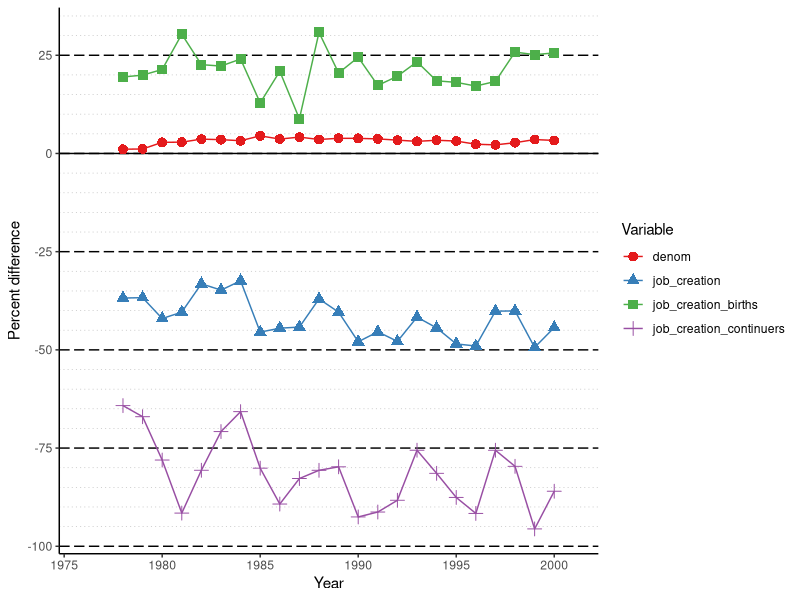
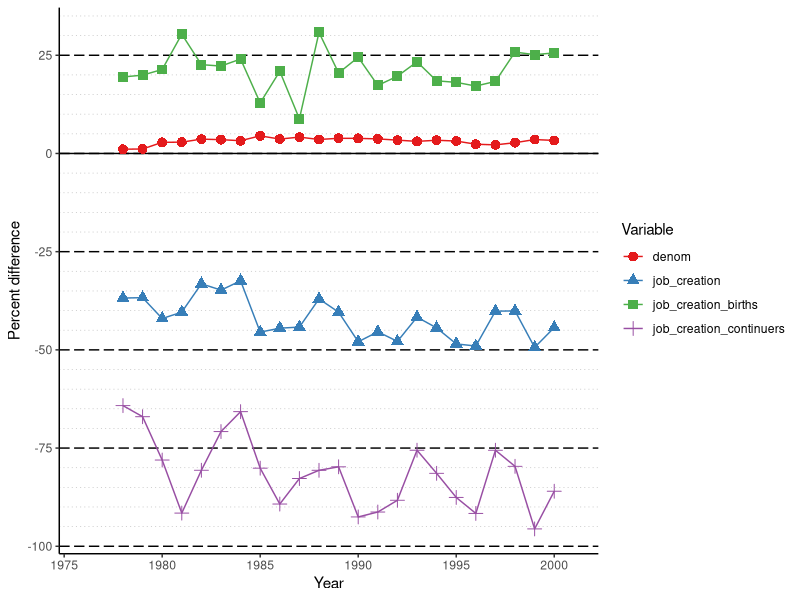
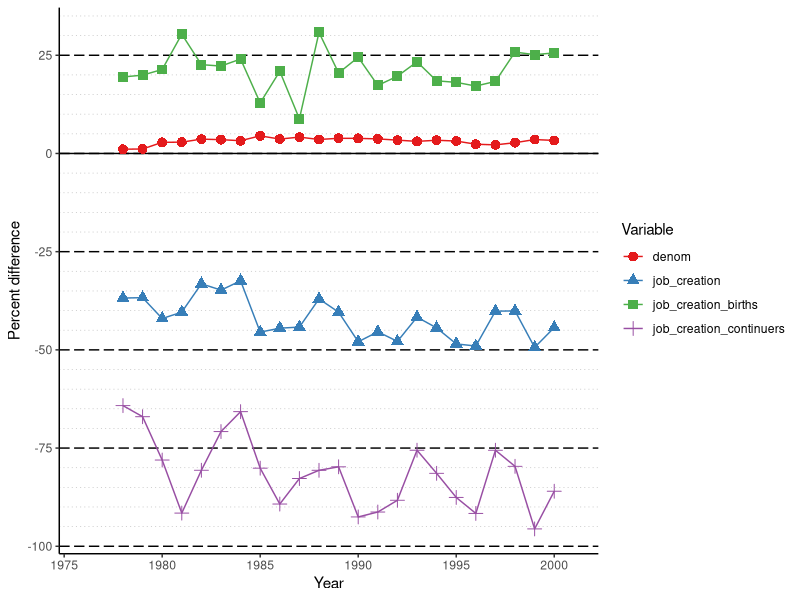

Generate these figures, in order, with R:
# Read CSV files, redo graphics

mydata1 <- read.table("results/graph_bds_real_vs_syn_pct_denom.csv",sep=",",header=TRUE)
mydata2 <- read.table("results/graph_bds_real_vs_syn_pct_job_creation.csv",header=TRUE,sep=",")

mydata3 <- read.table("results/graph_bds_real_vs_syn_pct_job_creation_births.csv",header=TRUE,sep=",")
mydata4 <- read.table("results/graph_bds_real_vs_syn_pct_job_creation_continuers.csv",header=TRUE,sep=",")

# there probably is a way to do this in meld
mydata1$Variable <- sub("pct_","",names(mydata1)[2])
mydata2$Variable <- sub("pct_","",names(mydata2)[2])
mydata3$Variable <- sub("pct_","",names(mydata3)[2])
mydata4$Variable <- sub("pct_","",names(mydata4)[2])
# standardize the second name
names(mydata1)[2] <- c("V2")
names(mydata2)[2] <- c("V2")
names(mydata3)[2] <- c("V2")
names(mydata4)[2] <- c("V2")

# stack them
mydata <- rbind(mydata2,mydata1,mydata3,mydata4)
# get the highest point
mymax <- max(mydata$V2,50,na.rm=TRUE)
mymin <- min(mydata$V2,-100,na.rm=TRUE)
library(ggplot2)

g1 <- ggplot(data=mydata, aes(x=year2,y=V2)) +
    ylim(mymin,mymax)+
    ylab("Percent difference")+
    xlab("Year")+
    xlim(1976,2001)+
    geom_hline(yintercept=0)+
    geom_line() +
    geom_point(size=3)+
    scale_y_continuous(breaks=round(seq(mymin,mymax,by=25),1),minor_breaks = seq(mymin,mymax,by=5)) +
    aes(shape= Variable,colour=Variable)+
    scale_colour_brewer(type = "qual",palette = "Set1")+
  #theme_bw() +
    theme(axis.line = element_line(colour = "black"),
          panel.grid.major.x = element_blank(),
          panel.grid.major.y = element_line(colour = "black",linetype = 5),
          panel.grid.minor.y = element_line(colour = "grey",linetype = 3),
          panel.grid.minor.x = element_blank(),
          panel.border = element_blank(),
          panel.background = element_blank()
          ) 
png("results/pct_diff_hidef.png",res = 600,width=5000,height=3000,units = "px")
g1
dev.off()
png("results/pct_diff_8in.png",width=8,height=6,units = "in",res=600)
g1
dev.off()
tiff("results/pct_diff_hidef.tiff",res = 600,width=5000,height=3000,units = "px")
g1
dev.off()

